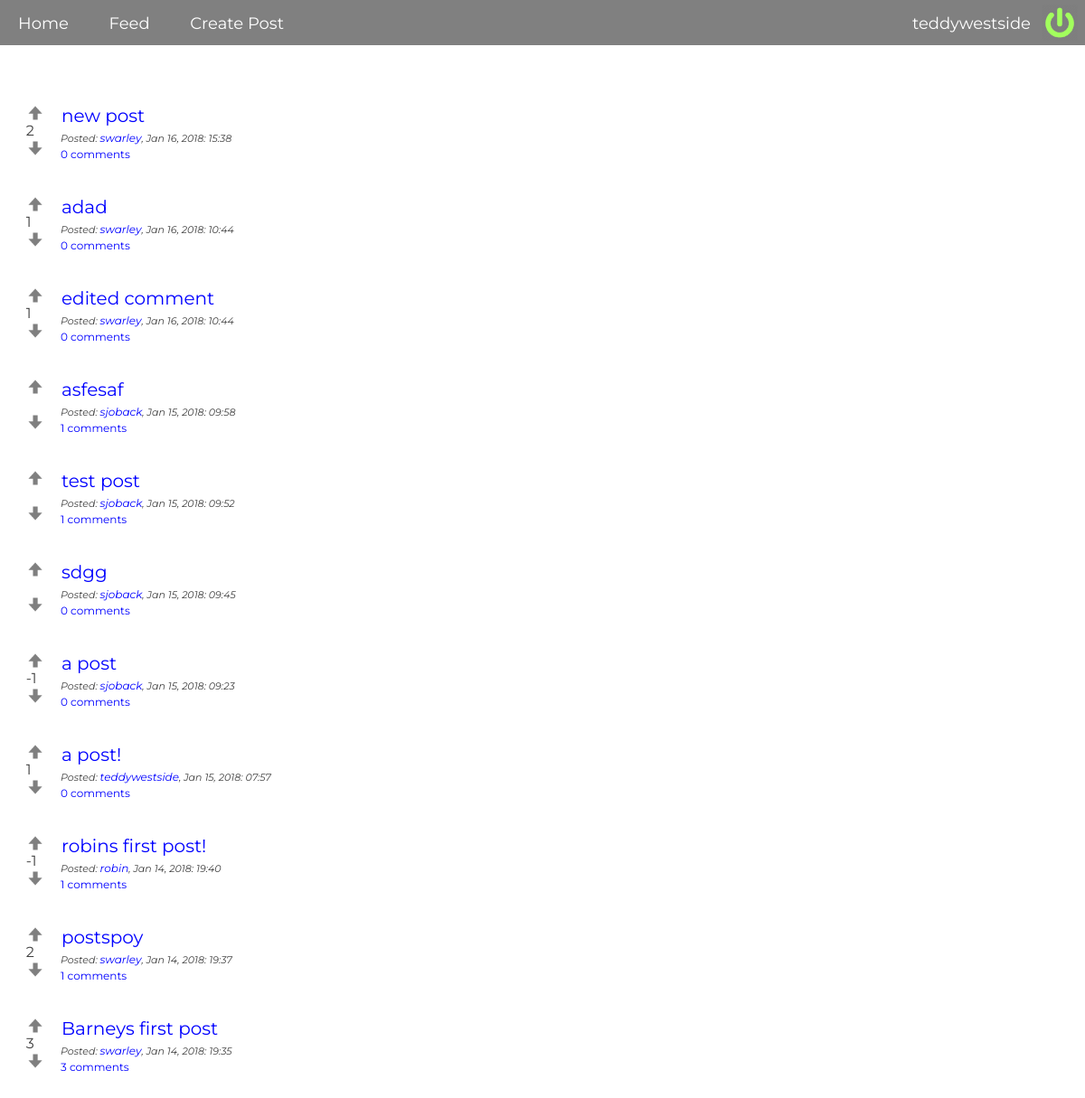
Before: /pages/feed.php (signed in) with the older database file.
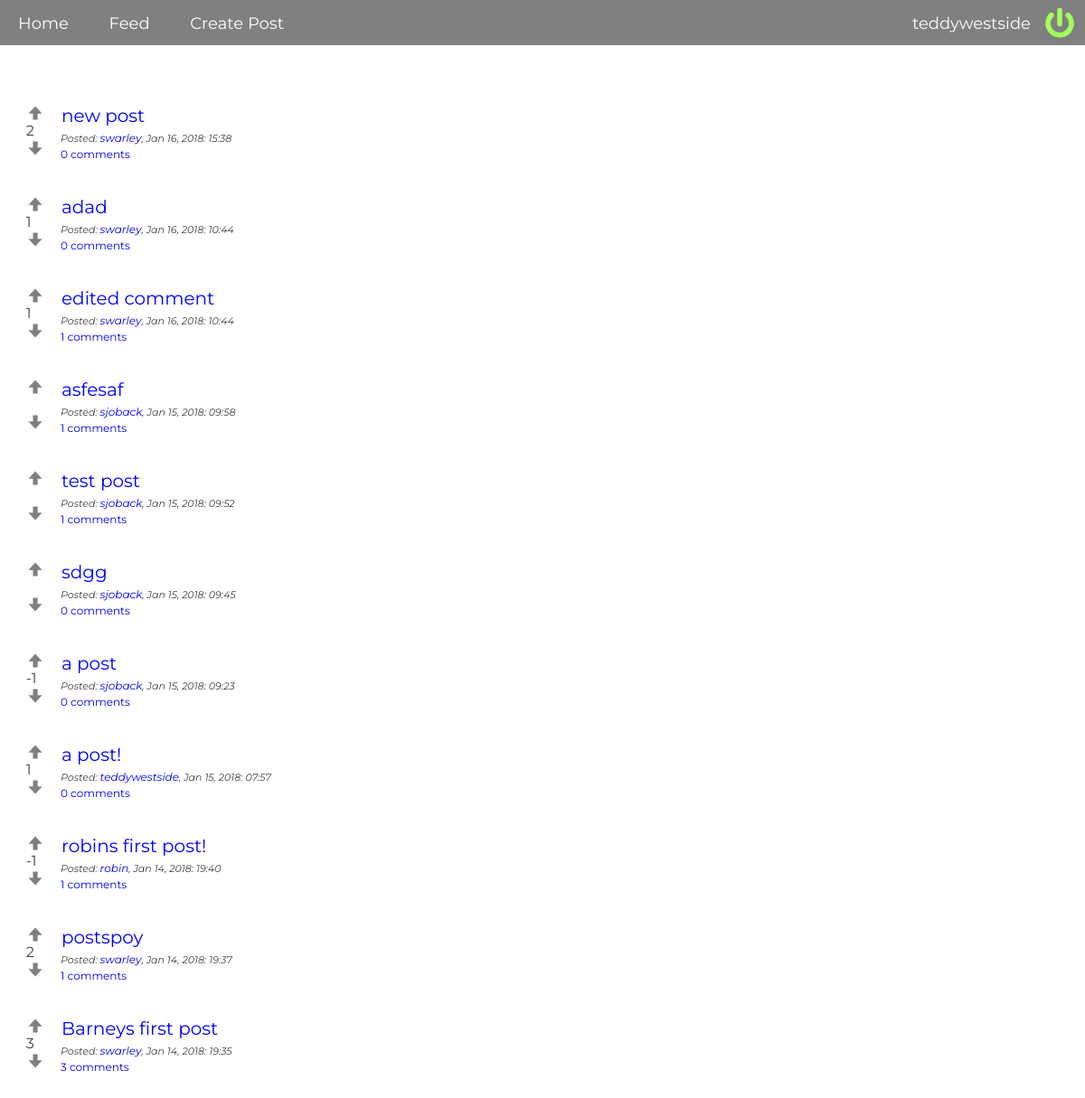
After: the same page with the newer database file.
### tables this page shows
CREATE TABLE "posts" (
        `id`       INTEGER NOT NULL,
        `post_id`       INTEGER NOT NULL PRIMARY KEY AUTOINCREMENT UNIQUE,
        `title` VARCHAR NOT NULL,
        `description`   VARCHAR NOT NULL,
        `url`   VARCHAR NOT NULL,
        `posted`      VARCHAR,
        `edited`     VARCHAR
);

CREATE TABLE "users" (
        `id`    INTEGER NOT NULL PRIMARY KEY AUTOINCREMENT UNIQUE,
        `name`  VARCHAR NOT NULL,
        `username`      VARCHAR NOT NULL UNIQUE,
        `email` VARCHAR NOT NULL,
        `password`      VARCHAR NOT NULL,
        `biography`     VARCHAR NOT NULL,
        `img`           VARCHAR,
        `joined`     VARCHAR
);

### logic/feed.php (called while the page is built, shortened)
<?php
   $query = "SELECT * FROM posts LEFT JOIN users ON posts.id=users.id ORDER BY posted DESC";
   $statement = $pdo->query($query);
   $statement->execute();
   $joined = $statement->fetchAll(PDO::FETCH_ASSOC);

### pages/feed.php (the view)
<?php
require __DIR__.'../../views/header.php';
require __DIR__.'/../logic/feed.php';
?>
<div class="post">
   <?php foreach($joined as $join): ?>
      <div class="post-feed">
            <form action="../logic/votes.php?id=<?php echo $join['post_id']?>" method="post" class="votes">
               <br>
               <?php if(isset($_SESSION['user'])): ?>
               <input type="submit" name="up_vote" value="" />
               <?php endif; ?>
               <br>
               <?php
               $post_id = $join['post_id'];
               $query = 'SELECT sum(vote) FROM votes WHERE post_id = :post_id';
               $query1 = 'SELECT * FROM comments WHERE post_id = :post_id';
               $statement = $pdo->prepare($query);
               $statement1 = $pdo->prepare($query1);
               $statement->bindParam(':post_id', $post_id, PDO::PARAM_INT);
               $statement1->bindParam(':post_id', $post_id, PDO::PARAM_INT);
               $statement->execute();
               $statement1->execute();
               $votes = $statement->fetch(PDO::FETCH_ASSOC);
               $comments = $statement1->fetchAll(PDO::FETCH_ASSOC);
               echo $votes["sum(vote)"];
               ?>
               <br>
               <?php if(isset($_SESSION['user'])): ?>
               <input type="submit" name="down_vote" value="" />
               <?php endif; ?>
            </form>
         <a href="comment.php?id=<?php echo $join['post_id'] ?>" class="title"><?php echo $join['title']; ?></a>
         <p class="posted">Posted: <a href="profile.php?id=<?php echo $join['id'] ?>" class="user-url"><?php echo $join['username']; ?></a>, <?php echo $join['posted']; ?></p>
         <?php if(isset($_SESSION['user'])): ?>
         <a href="comment.php?id=<?php echo $join['post_id'] ?>" class="comment-btn"><?php echo count($comments); ?> comments</a>
      <?php endif; ?>
      </div>
      <br>
      <br>
   <?php endforeach; ?>
</div>
<?php require __DIR__.'../../views/footer.php'; ?>

### views/header.php (shortened to what this page needs)
<!DOCTYPE html>
<html lang="en">
<head>
    <link rel="stylesheet" href="../css/main.css">
    <link rel="stylesheet" href="../css/media.css">
</head>
<body>
    <?php require __DIR__.'/navigation.php'; ?>

### views/navigation.php (shortened to what this page needs)
<?php $id = $_SESSION; ?>
<div class="nav-wrapper">
   <?php if (isset($_SESSION['user'])): ?>
      <?php foreach($id as $user):?>
         <div class="navbar-left">
            <a href="../index.php">Home</a>
            <a href="../pages/feed.php">Feed</a>
            <a href="/pages/createPost.php">Create Post</a>
            <a href="../logic/logout.php" class="login-icon"></a>
         </div>
         <div class="navbar-right">
            <a href="../pages/profile.php?id=<?php echo $user['id'] ?>" class="nav-url"><?php echo $user['username']; ?></a>
         </div>
      <?php endforeach; ?>
   <?php endif; ?>
</div>

### views/footer.php (shortened to what this page needs)
</body>
</html>

### css/main.css (style rules this page uses)
* { margin: 0px; font-family: Montserrat; }
body { color: #404040; background-size: cover; background-attachment: fixed; }
a { text-decoration: none; outline: none; margin: 20px; color: white; }
.nav-wrapper { position: fixed; background-color: grey; color: white; width: 100%; height: 35px; padding-top: 15px; font-size: 18px; z-index: 1; }
.navbar-left { float: left; }
.navbar-right { float: right; margin-right: 40px; }
.nav-url { text-decoration: none; font-size: 18px; }
.login-icon { position: absolute; top: -30%; right: -1%; background-image: url("../img/login.png"); background-size: cover; height: 40px; width: 40px; }
.votes { position: absolute; margin-top: -20px; left: -5%; }
.post-feed { margin-left: 20px; }
.posted { font-style: italic; font-size: 11px; margin-top: 5px; }
.user-url { color: blue; font-size: 12px; margin: 0px; }
.title { color: blue; margin-left: 1px; margin-right: 20px; font-size: 20px; max-width: 80%; }
input[name=up_vote] { background-image: url("../img/up.png"); background-size: cover; border: none; background-color: transparent; opacity: .5; height: 20px; width: 20px; cursor: pointer; }
input[name=down_vote] { background-image: url("../img/down.png"); background-size: cover; border: none; background-color: transparent; opacity: .5; height: 20px; width: 20px; cursor: pointer; }
.comment-btn { margin-top: 5px; cursor: pointer; border: none; outline: none; color: blue; margin-left: 0px; font-size: 12px; }
.post { position: absolute; top: 9%; left: 3.5%; margin-bottom: 100px; padding: 5px; }

Changed rows visible on the page:
changed posts "edited comment": count($comments) "0" → "1"
